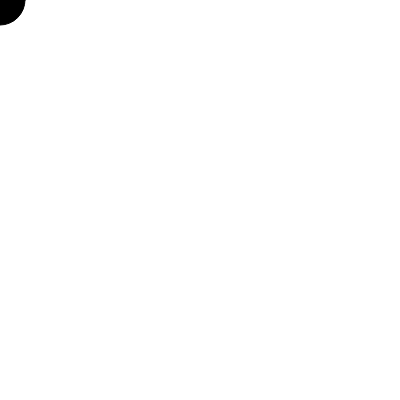
Frame 1 (no input)
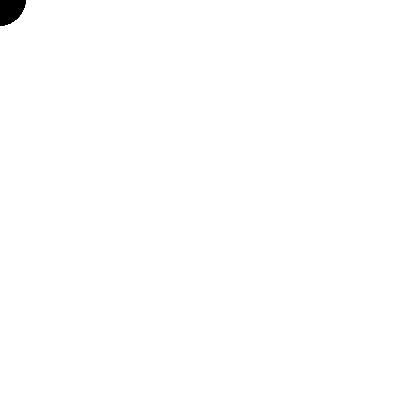
Frame 60 (no input)
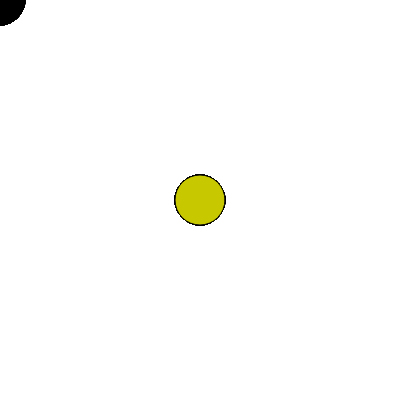
Frame 120 (the mouse pressed at the canvas centre since frame 60)

The p5.js sketch that drew these frames (run headless with seeded random() and noise() and a simulated clock; from frame 60 on, the mouse is pressed at the canvas centre):

// p5.js sketch
// ── sketch.js
function setup(){
	createCanvas(400, 400);
}

function draw(){
	fill(mouseX, mouseY, 0);
	stroke(0);
	ellipse(mouseX, mouseY, 50, 50);
}
